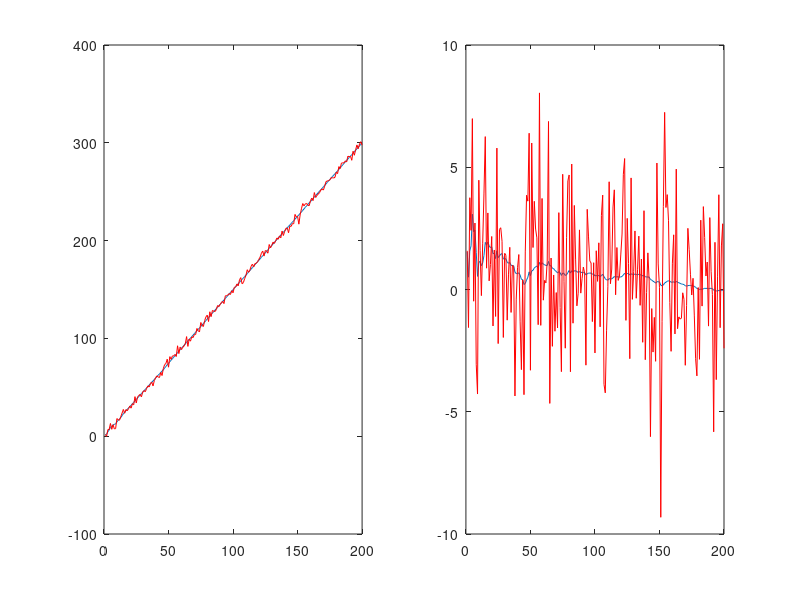

The MATLAB script that drew this image:
%An object travelling in 1D at a constant velocity of 1.5m/s
yk = zeros (1,200);
for n=1:200yk
 yk (n) = 1.5*n + 3*randn ;
end % creates 'measured' inputs with 'measurements' being independent
 %of each other i.e. erros don't propagate
R=1; %the function 'randn' ouputs normally distributed random numbers
 %this makes the standard deviation=1, therefore variance=1

X0=0; %starting at origin
P0=1; %any non-zero value otherwise K=0
A=1;
Q=0;
U=1.5; %travelling speed
W=0; %Assuming no white noise
H=1; %1 as just numbers not matrices
B = zeros (1,200);
for n=1:200
 B(n)= n;
end %for elapsed time
xkp = zeros (1,200);
x = zeros (1,200);
k = zeros (1,200);
pkp = zeros (1,200);
pk = zeros (1,200);
%t1 Predicted state
xkp(1)= A*X0 + B(1)*U + W;
pkp(1)= A*P0*A + Q;
%update w/ new measurements and kalman gain
k(1)=(pkp(1)*H)*inv(H*pkp(1)*H + R);
x(1)= xkp(1) + k(1)*(yk(1)-H*xkp(1));
pk(1)= (1-k(1)*H)*pkp(1);
for t=2:200
 %t(n) Predicted state
 xkp(t)= A*x(t-1) + 1*U + W;
 pkp(t)= A*pk(t-1)*A + Q;
 %update w/ new measurements and kalman gain
 k(t)=(pkp(t)*H)*inv(H*pkp(t)*H + R);
 x(t)= xkp(t) + k(t)*(yk(t)-H*xkp(t));
 pk(t)= (1-k(t-1)*H)*pkp(t-1);
end
test = linspace(0,300,200);
subplot(121)
plot(x)
hold on
plot (yk, 'Color','r')
subplot(122)
plot(x-test)
hold on
plot(yk-test, 'Color','r')
